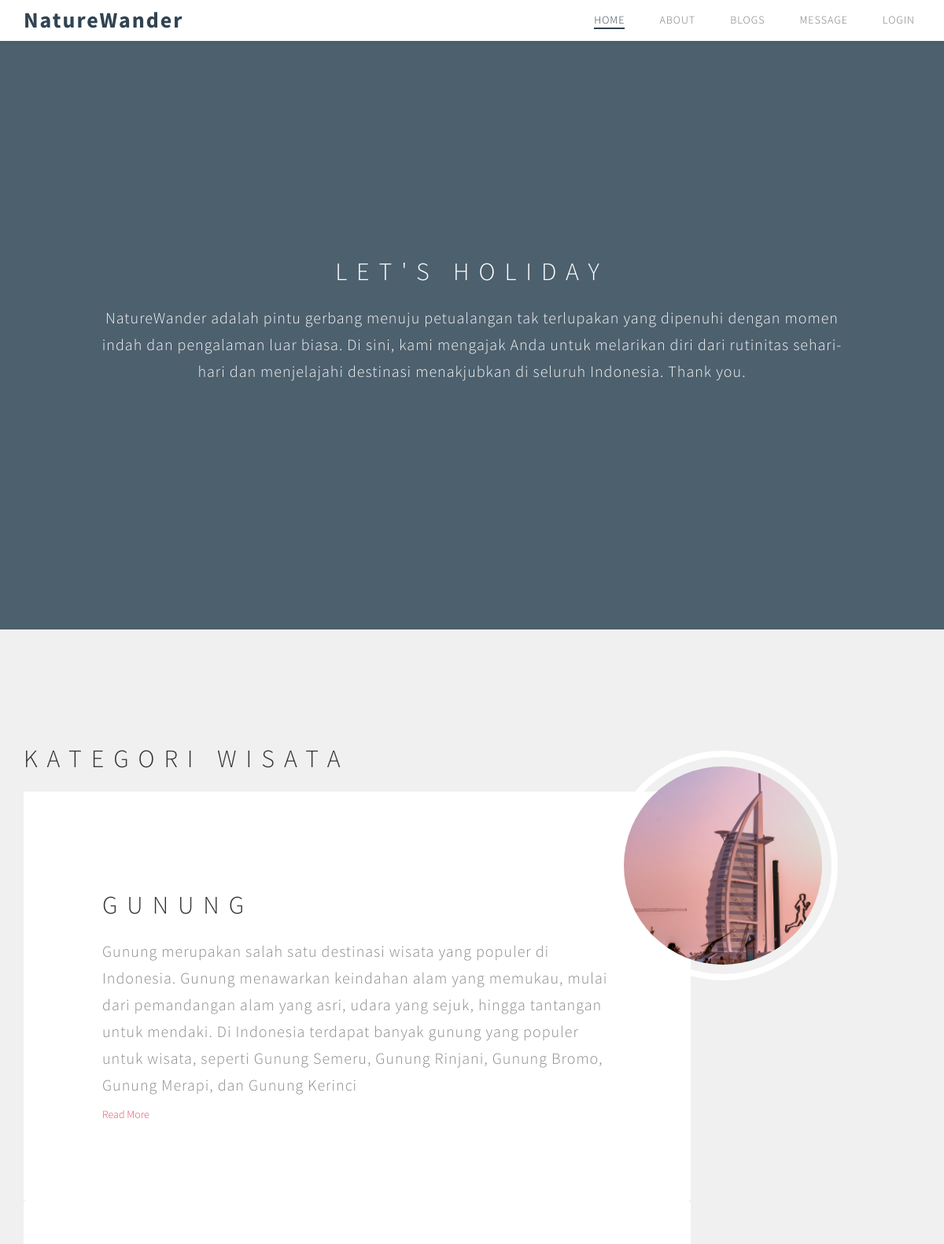
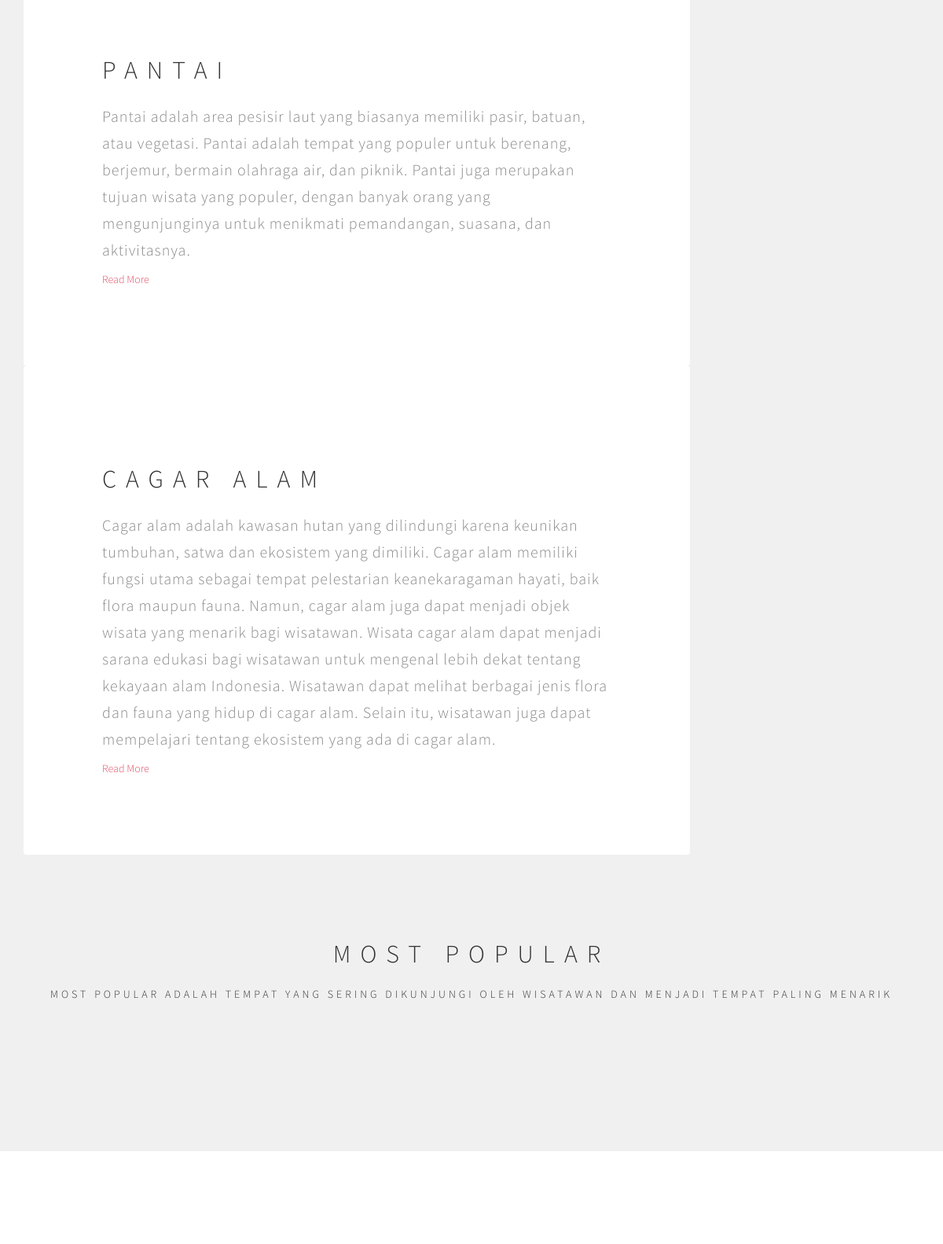
The page / (upper part) on the database its author committed (2 pictures, top to bottom).
### tables this page shows
CREATE TABLE `kategori_wisata` (
  `id_kategori` int(11) NOT NULL,
  `nama` varchar(255) NOT NULL,
  `deskripsi` text NOT NULL
);

### index.php (the view, shortened to what this page needs)
<?php
    include "koneksi.php";
?>
<!DOCTYPE html>
<html lang="en">
<head>
	<link rel="stylesheet" href="css/bootstrap.min.css">
	<link rel="stylesheet" href="css/animate.min.css">
	<link rel="stylesheet" href="css/font-awesome.min.css">
  	<link rel="stylesheet" href="css/component.css">
    <link rel="stylesheet" href="css/owl.theme.css">
	<link rel="stylesheet" href="css/owl.carousel.css">
	<link rel="stylesheet" href="css/vegas.min.css">
	<link rel="stylesheet" href="css/style.css">
</head>
<body id="top" data-spy="scroll" data-offset="50" data-target=".navbar-collapse">
  <div class="navbar navbar-default navbar-fixed-top" role="navigation">
    <div class="container">
      <div class="navbar-header">
        <a href="#top" class="navbar-brand smoothScroll">NatureWander</a>
      </div>
        <div class="collapse navbar-collapse">
          <ul class="nav navbar-nav navbar-right">
            <li><a href="#top" class="smoothScroll"><span>Home</span></a></li>
            <li><a href="#about" class="smoothScroll"><span>About</span></a></li>
            <li><a href="#gallery" class="smoothScroll"><span>Blogs</span></a></li>
            <li><a href="#contact" class="smoothScroll"><span>message</span></a></li>
            <li><a href="login.php" class="smoothScroll"><span>login</span></a></li>
          </ul>
       </div>
    </div>
  </div>
<section id="home">
  <div class="overlay"></div>
  <div class="container">
    <div class="row">
      <div class="col-md-offset-1 col-md-10 col-sm-12 wow fadeInUp" data-wow-delay="0.3s">
        <h1 class="wow fadeInUp" data-wow-delay="0.6s">Let's Holiday</h1>
        <p class="wow fadeInUp" data-wow-delay="0.9s">NatureWander adalah pintu gerbang menuju petualangan tak terlupakan yang dipenuhi dengan momen indah dan pengalaman luar biasa. Di sini, kami mengajak Anda untuk melarikan diri dari rutinitas sehari-hari dan menjelajahi destinasi menakjubkan di seluruh Indonesia. Thank you.</p>
      </div>
    </div>
  </div>
</section>
<section id="about">
  <div class="container">
    <div class="row">
      <div class="col-md-9 col-sm-8 wow fadeInUp" data-wow-delay="0.2s">
        <h1>kategori Wisata</h1>
<?php
    $result = mysqli_query($conn, "SELECT * FROM kategori_wisata");
    while($row = mysqli_fetch_array($result, MYSQLI_ASSOC))
    {
?>
      <div class="about-thumb">
          <h1><?php echo $row['nama'];?></h1>
          <p><?php echo $row['deskripsi'];?></p>
          <a href="wisata.php">Read More</a>
        </div>
<?php
    }
?>
      </div>
      <div class="col-md-3 col-sm-4 wow fadeInUp about-img" data-wow-delay="0.6s">
        <img src="images/image/dubai.png" class="img-responsive img-circle" alt="About">
      </div>
      <div class="col-md-12 col-sm-12 wow fadeInUp" data-wow-delay="0.3s">
        <div class="section-title text-center">
          <h1>Most Popular</h1>
          <h3>Most Popular Adalah tempat yang sering dikunjungi oleh Wisatawan dan menjadi tempat paling menarik</h3>
        </div>
      </div>
    </div>
  </div>
</section>
<section id="gallery">
</section>
</body>
</html>

### css/style.css (style rules this page uses)
body { background: #ffffff; font-family: 'Source Sans Pro', sans-serif; font-style: normal; font-weight: 300; position: relative; }
html,body { width: 100%; overflow-x: hidden; }
html { font-size: 100%; }
h1,h2,h3,h4 { font-weight: 300; }
h1 { font-size: 2rem; line-height: 3rem; letter-spacing: 12px; text-transform: uppercase; padding-bottom: 8px; }
h3 { font-size: 14px; text-transform: uppercase; letter-spacing: 4px; }
p { color: #888; font-size: 20px; letter-spacing: 1px; line-height: 34px; }
#home p, #contact p, footer p { color: #f9f9f9; }
a { color: #e44c65; -webkit-transition: 0.5s; -o-transition: 0.5s; transition: 0.5s; text-decoration: none !important; }
* { -webkit-box-sizing: border-box; -moz-box-sizing: border-box; box-sizing: border-box; }
*:before, *:after { -webkit-box-sizing: border-box; -moz-box-sizing: border-box; box-sizing: border-box; }
.section-title { padding-bottom: 62px; }
#about .section-title { padding-top: 82px; }
#about .section-title h1 { margin-bottom: 0px; padding-bottom: 0px; }
#about, #gallery, #contact { padding-top: 120px; padding-bottom: 120px; position: relative; }
#gallery, #contact, footer { text-align: center; }
.overlay { background: #3a4f5f; opacity: 0.9; position: absolute; width: 100%; height: 100vh; top: 0; left: 0; right: 0; }
.navbar-default { background: #ffffff; box-shadow: 0px 2px 8px 0px rgba(50, 50, 50, 0.04); border: none; margin-bottom: 0px !important; }
.navbar-default .navbar-brand { color: #304352; font-size: 28px; font-weight: bold; letter-spacing: 2px; margin: 0; }
.navbar-default .navbar-nav li a { color: #777; font-size: 14px; font-weight: 300; letter-spacing: 1px; text-transform: uppercase; -webkit-transition: all 0.4s ease-in-out; transition: all 0.4s ease-in-out; padding-right: 22px; padding-left: 22px; }
.navbar-default .navbar-nav li a span { position: relative; display: block; padding-bottom: 2px; }
.navbar-default .navbar-nav li a span:before { content: ""; position: absolute; width: 100%; height: 2px; bottom: 0; left: 0; background-color: rgba(255, 255, 255, 0.5); visibility: hidden; -webkit-transform: scaleX(0); -moz-transform: scaleX(0); -ms-transform: scaleX(0); -o-transform: scaleX(0); transform: scaleX(0); -webkit-transition: all 0.3s ease-in-out 0s; -moz-transition: all 0.3s ease-in-out 0s; -ms-transition: all 0.3s ease-in-out 0s; -o-transition: all 0.3s ease-in-out 0s; transition: all 0.3s ease-in-out 0s; }
.navbar-default .navbar-nav li.active a span:before { visibility: visible; -webkit-transform: scaleX(1); transform: scaleX(1); background-color: #304352; }
.navbar-default .navbar-nav > .active > a, .navbar-default .navbar-nav > .active > a:hover, .navbar-default .navbar-nav > .active > a:focus { color: #304352; background-color: transparent; }
#home { display: -webkit-box; display: -webkit-flex; display: -ms-flexbox; display: flex; -webkit-box-align: center; -webkit-align-items: center; -ms-flex-align: center; align-items: center; height: 100vh; text-align: center; }
#home h1 { color: #ffffff; }
#about { background: #f0f0f0; }
#about .about-thumb { background: #ffffff; border-radius: 4px; padding: 100px; position: relative; }
#about .about-img img { border: 8px solid #ffffff; position: absolute; left: -120px; bottom: -325px; padding: 12px; }
#gallery { background: #ffffff; }

### rows shown on the page
kategori_wisata: nama "GUNUNG", deskripsi "Gunung merupakan salah satu destinasi wisata yang populer di Indonesia. Gunung menawarkan keindahan alam yang memukau, mulai dari pemandangan alam yang asri, udara yang sejuk, hingga tantangan untuk mendaki. Di Indonesia terdapat banyak gunung yang populer untuk wisata, seperti Gunung Semeru, Gunung Rinjani, Gunung Bromo, Gunung Merapi, dan Gunung Kerinci"
kategori_wisata: nama "PANTAI", deskripsi "Pantai adalah area pesisir laut yang biasanya memiliki pasir, batuan, atau vegetasi. Pantai adalah tempat yang populer untuk berenang, berjemur, bermain olahraga air, dan piknik. Pantai juga merupakan tujuan wisata yang populer, dengan banyak orang yang mengunjunginya untuk menikmati pemandangan, suasana, dan aktivitasnya."
kategori_wisata: nama "CAGAR ALAM", deskripsi "Cagar alam adalah kawasan hutan yang dilindungi karena keunikan tumbuhan, satwa dan ekosistem yang dimiliki. Cagar alam memiliki fungsi utama sebagai tempat pelestarian keanekaragaman hayati, baik flora maupun fauna. Namun, cagar alam juga dapat menjadi objek wisata yang menarik bagi wisatawan. Wisata cagar alam dapat menjadi sarana edukasi bagi wisatawan untuk mengenal lebih dekat tentang kekayaan alam Indonesia. Wisatawan dapat melihat berbagai jenis flora dan fauna yang hidup di cagar alam. Selain itu, wisatawan juga dapat mempelajari tentang ekosistem yang ada di cagar alam."
